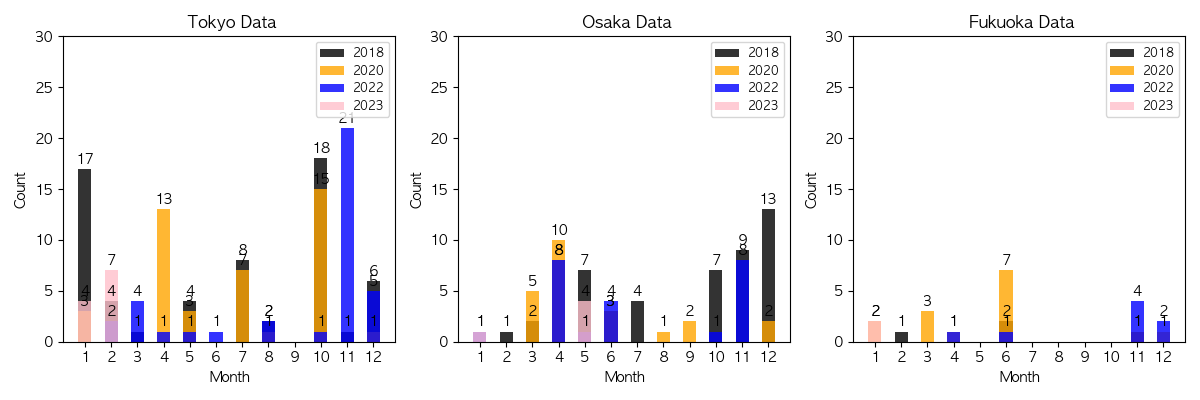

Write the Python code that produced this figure.
import os
import json
import matplotlib.pyplot as plt
import pandas as pd
import numpy as np

from pymongo import MongoClient

# 폰트 설정
plt.rcParams['font.family'] = 'AppleGothic'
BASE_DIR = os.path.dirname(os.path.dirname(os.path.relpath("./")))
secret_file = os.path.join(BASE_DIR, "../secret.json")

with open(secret_file) as f:
    secrets = json.load(f)

def get_secret(setting, secrets=secrets):
    try:
        return secrets[setting]
    except KeyError:
        errorMsg = "Set the {} environment variable.".format(setting)
    return errorMsg

HOSTNAME = get_secret("ATLAS_Hostname")
USERNAME = get_secret("ATLAS_Username")
PASSWORD = get_secret("ATLAS_Password")

# MongoDB 연결
def combined_graph():
client = MongoClient(f"mongodb+srv://{USERNAME}:{PASSWORD}@{HOSTNAME}")
db = client["project"]
collections = [db["collection2018"], db["collection2020"], db["collection2022"], db["collection2023"]]

# 데이터프레임 생성
df_list = []
year_list = [2018, 2020, 2022, 2023]
for year, collection in zip(year_list, collections):
    data = collection.find_one({}, {"_id": 0, "counts": 1})["counts"]
    df = pd.DataFrame(data).T.reset_index()
    df.columns = ["City"] + list(df.columns[1:])
    df["City"] = df["City"].str.split("|").str[1]
    df["Year"] = year
    df = df[["Year", "City"] + list(df.columns[1:-1])]
    df_list.append(df)

df = pd.concat(df_list)
df = df.reset_index(drop=True)

# 그래프 그리기
plt.figure(figsize=(12, 4))

# 년도별 색상 매핑 딕셔너리
year_colors = {2018: "black", 2020: "orange", 2022: "blue", 2023: "pink"}

# 도시별 그래프 그리기
for i, city in enumerate(["Tokyo", "Osaka", "Fukuoka"]): #인덱스와 값을 순서대로 반환함
    plt.subplot(1, 3, i + 1)
    handles = []
    labels = []

    # 년도별 그래프 그리기
    for year in [2018, 2020, 2022, 2023]:
        city_data = df[(df["Year"] == year) & (df["City"] == city)]
        if not city_data.empty:
            x = range(1, 13)  # 월
            y = city_data.iloc[:, 2:].values[0]  # city_data에서 2열 이상의 값들을 배열로 가져옴

            # Skip plotting bars with a value of 0.0
            if np.count_nonzero(y) > 0:
                bar_width = 0.5  # 막대 그래프의 너비
                opacity = 0.8  # 막대 그래프의 투명도

                bars = plt.bar(x, y, bar_width,
                alpha=opacity,
                color=year_colors.get(year, "gray"))
                handles.append(bars[0])
                labels.append(str(year))

                # 막대 위에 값 표시 (0.0은 제외)
                for j, v in enumerate(y):
                    if not np.isnan(v) and v != 0.0 and np.isfinite(v):
                        plt.text(x[j], v + 0.5, str(int(v)), ha='center')

    plt.xlabel("Month")
    plt.ylabel("Count")
    plt.title(f"{city} Data")
    plt.xticks(range(1, 13))

    y_min = np.nanmin(df.iloc[:, 2:].values)
    y_max = np.nanmax(df.iloc[:, 2:].values)
    plt.ylim(ymin=0, ymax=30)
    plt.legend(handles, labels)
    legend = plt.legend(handles, labels, loc='upper right', bbox_to_anchor=(1, 1), fontsize='small')

plt.tight_layout()  # 그래프 간격 조정

# 그래프 파일 저장
graph_filename = "combined_graph.png"
plt.savefig(graph_filename)

return graph_filename
